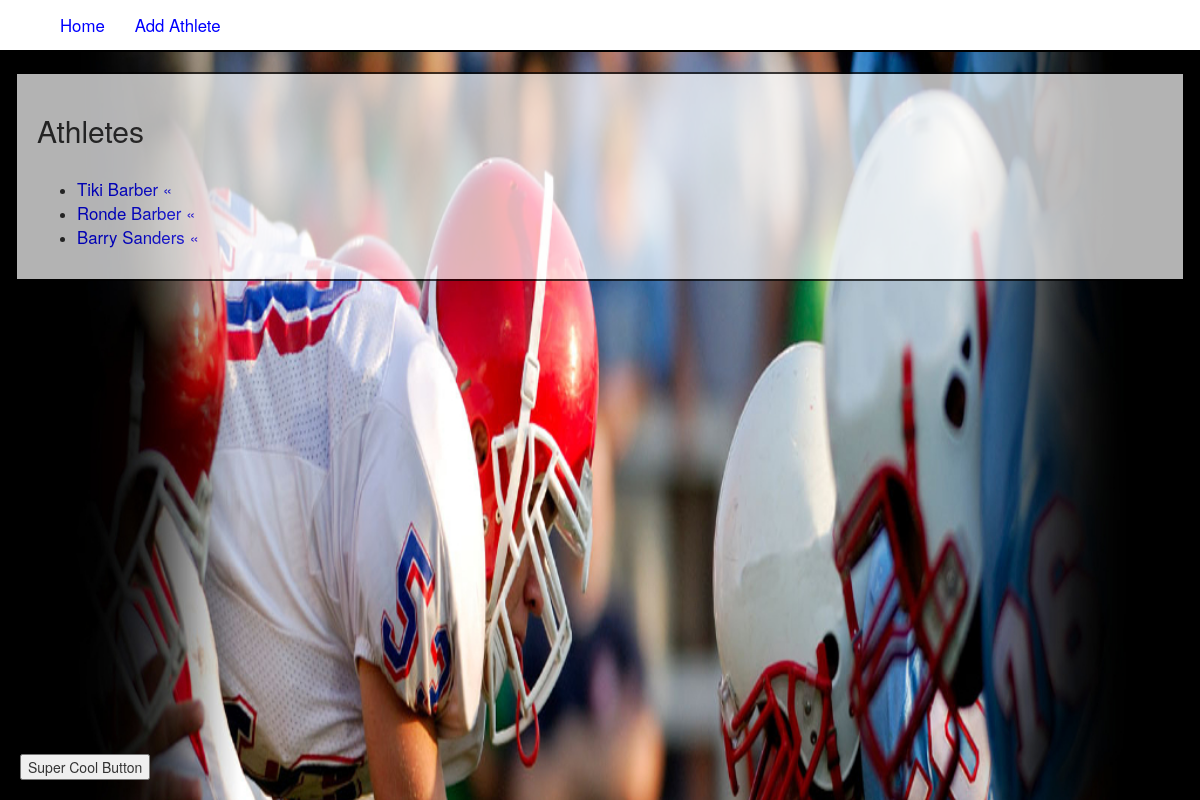
/crud/, run on an earlier commit of the app's database.
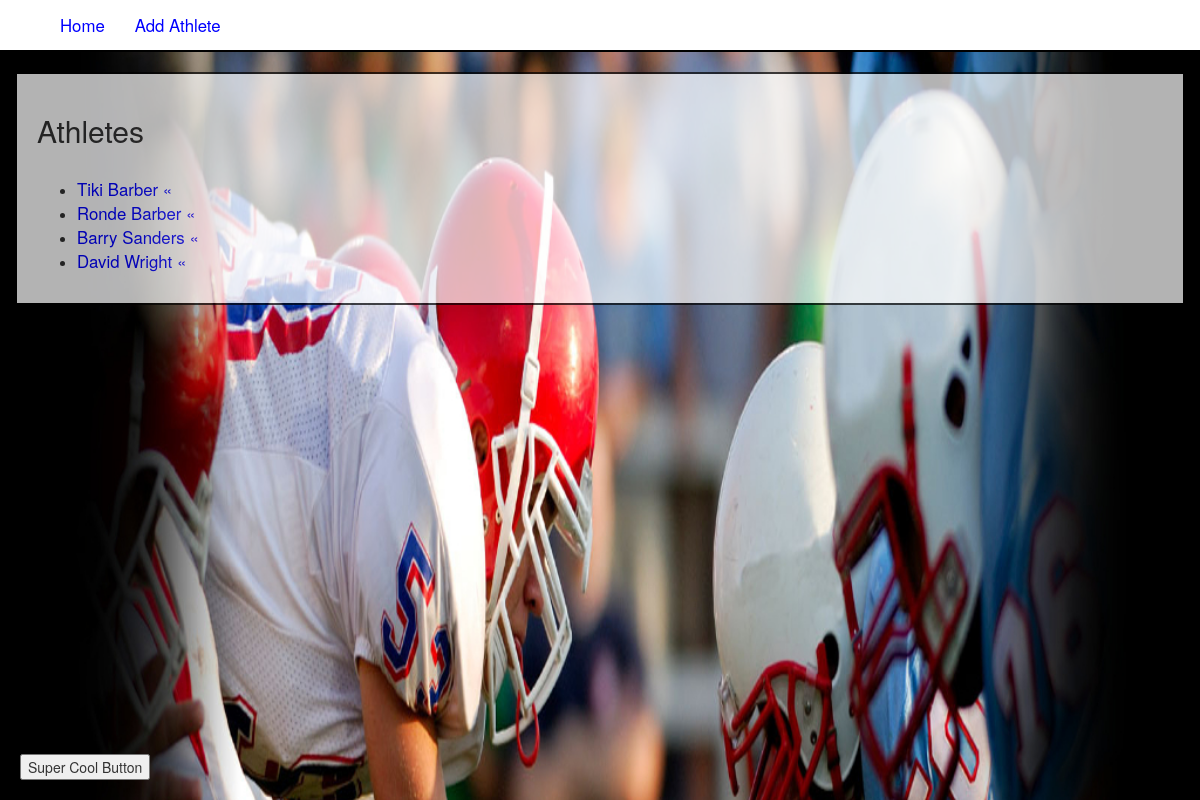
And on a later commit of the database.
### crud/models.py (models this page shows, shortened)
class Athlete(models.Model):
	RECOMMENDATIONS = (
		('a', 'Hire Joe IMMEDIATELY!'),
		('b', 'Hire Joe NOW!')
		)
	first_name = models.CharField(max_length=50)
	last_name = models.CharField(max_length=50)
	sport = models.CharField(max_length=50)
	recommendation = models.CharField(max_length=1, choices=RECOMMENDATIONS)

### crud/views.py (the view)
def index(request):
	all_athletes = Athlete.objects.all()
	template = loader.get_template('crud/index.html')
	context = RequestContext(request, {
		'all_athletes' : all_athletes,
		})
	return HttpResponse(template.render(context))

### crud/templates/crud/index.html (shortened to what this page needs)
{% extends 'crud/base.html' %}
{% block body_block %}
	<div class="block-container">
		{% if all_athletes %}
		<h2>Athletes</h2><br />
			<ul>
				{% for athlete in all_athletes %}
					<li><a href="{% url 'athletes:detail' athlete.id %}">{{athlete.first_name}} {{athlete.last_name}} «</a></li>
				{% endfor %}
			</ul>
		{% else %}
			<p>No athletes are available</p>
		{% endif %}
	</div>
{% endblock %}

What changed in the data, as far as the page shows it:
added Athlete: first_name "David", last_name "Wright"
